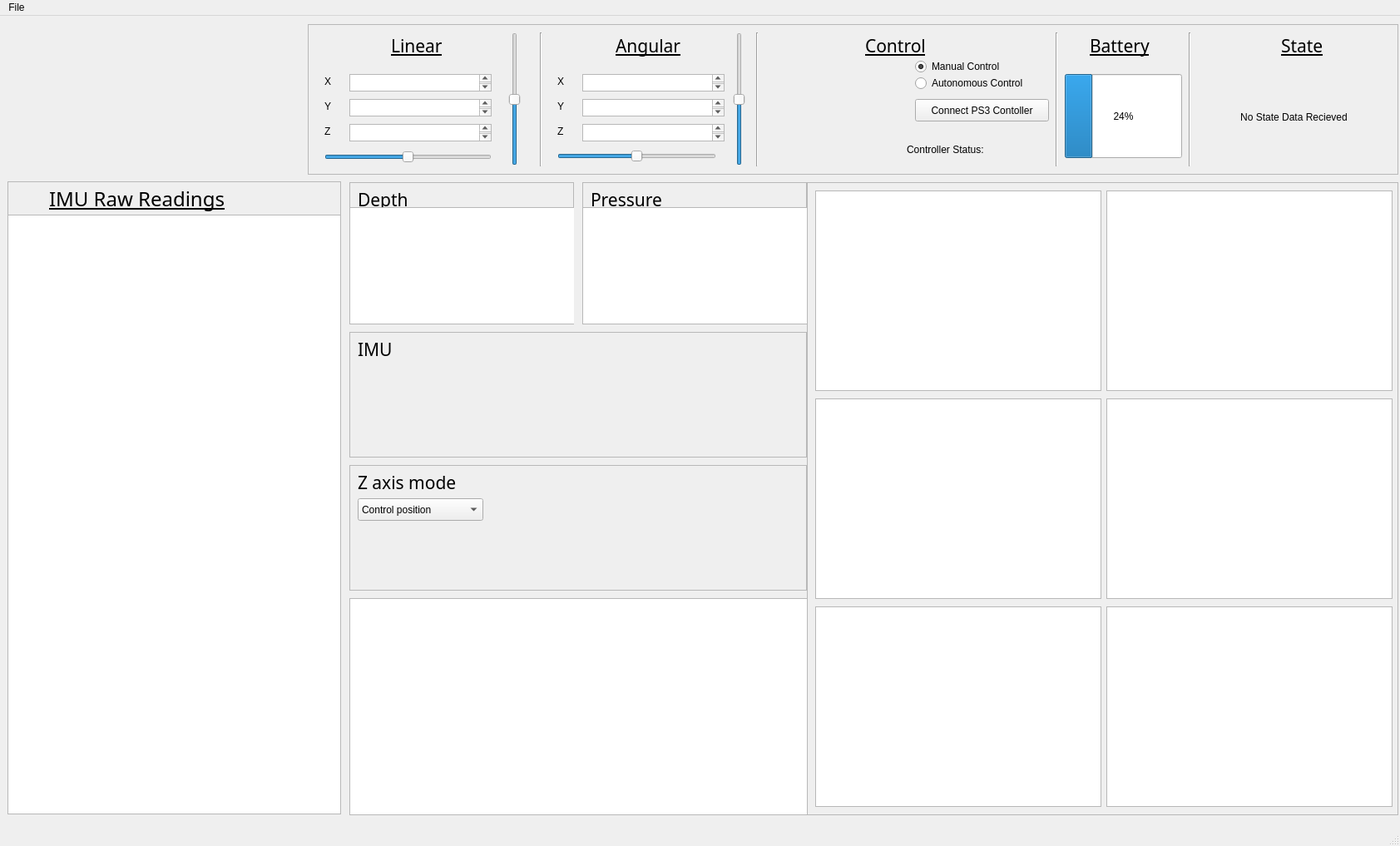
<?xml version="1.0" encoding="UTF-8"?>
<ui version="4.0">
 <class>RoboticsMain</class>
 <widget class="QMainWindow" name="RoboticsMain">
  <property name="geometry">
   <rect>
    <x>0</x>
    <y>0</y>
    <width>1683</width>
    <height>1017</height>
   </rect>
  </property>
  <property name="windowTitle">
   <string>Robotics Diagnostics and Testing</string>
  </property>
  <property name="windowIcon">
   <iconset resource="Robotics_graphical_ressources.qrc">
    <normaloff>:/Images/Only-Logo.png</normaloff>:/Images/Only-Logo.png</iconset>
  </property>
  <widget class="QWidget" name="centralwidget">
   <widget class="QFrame" name="VideoOuter">
    <property name="geometry">
     <rect>
      <x>970</x>
      <y>200</y>
      <width>711</width>
      <height>761</height>
     </rect>
    </property>
    <property name="frameShape">
     <enum>QFrame::StyledPanel</enum>
    </property>
    <property name="frameShadow">
     <enum>QFrame::Raised</enum>
    </property>
    <widget class="QGraphicsView" name="preLeft">
     <property name="geometry">
      <rect>
       <x>10</x>
       <y>10</y>
       <width>344</width>
       <height>241</height>
      </rect>
     </property>
     <property name="maximumSize">
      <size>
       <width>344</width>
       <height>241</height>
      </size>
     </property>
     <property name="interactive">
      <bool>false</bool>
     </property>
    </widget>
    <widget class="QGraphicsView" name="preRight">
     <property name="geometry">
      <rect>
       <x>360</x>
       <y>10</y>
       <width>344</width>
       <height>241</height>
      </rect>
     </property>
     <property name="maximumSize">
      <size>
       <width>344</width>
       <height>241</height>
      </size>
     </property>
     <property name="interactive">
      <bool>false</bool>
     </property>
    </widget>
    <widget class="QGraphicsView" name="postLeft">
     <property name="geometry">
      <rect>
       <x>10</x>
       <y>260</y>
       <width>344</width>
       <height>241</height>
      </rect>
     </property>
     <property name="maximumSize">
      <size>
       <width>344</width>
       <height>241</height>
      </size>
     </property>
     <property name="interactive">
      <bool>false</bool>
     </property>
    </widget>
    <widget class="QGraphicsView" name="postRight">
     <property name="geometry">
      <rect>
       <x>360</x>
       <y>260</y>
       <width>344</width>
       <height>241</height>
      </rect>
     </property>
     <property name="maximumSize">
      <size>
       <width>344</width>
       <height>241</height>
      </size>
     </property>
     <property name="interactive">
      <bool>false</bool>
     </property>
    </widget>
    <widget class="QGraphicsView" name="preBottom">
     <property name="geometry">
      <rect>
       <x>10</x>
       <y>510</y>
       <width>344</width>
       <height>241</height>
      </rect>
     </property>
     <property name="maximumSize">
      <size>
       <width>344</width>
       <height>241</height>
      </size>
     </property>
     <property name="interactive">
      <bool>false</bool>
     </property>
    </widget>
    <widget class="QGraphicsView" name="postBottom">
     <property name="geometry">
      <rect>
       <x>360</x>
       <y>510</y>
       <width>344</width>
       <height>241</height>
      </rect>
     </property>
     <property name="maximumSize">
      <size>
       <width>344</width>
       <height>241</height>
      </size>
     </property>
     <property name="interactive">
      <bool>false</bool>
     </property>
    </widget>
   </widget>
   <widget class="QLabel" name="label">
    <property name="geometry">
     <rect>
      <x>10</x>
      <y>40</y>
      <width>351</width>
      <height>111</height>
     </rect>
    </property>
    <property name="text">
     <string/>
    </property>
    <property name="pixmap">
     <pixmap resource="Robotics_graphical_ressources.qrc">:/Images/Landscape-Logo.png</pixmap>
    </property>
    <property name="scaledContents">
     <bool>true</bool>
    </property>
   </widget>
   <widget class="QFrame" name="StatusBar">
    <property name="geometry">
     <rect>
      <x>370</x>
      <y>10</y>
      <width>1311</width>
      <height>181</height>
     </rect>
    </property>
    <property name="frameShape">
     <enum>QFrame::StyledPanel</enum>
    </property>
    <property name="frameShadow">
     <enum>QFrame::Raised</enum>
    </property>
    <widget class="QLabel" name="label_2">
     <property name="geometry">
      <rect>
       <x>560</x>
       <y>50</y>
       <width>151</width>
       <height>91</height>
      </rect>
     </property>
     <property name="text">
      <string/>
     </property>
     <property name="pixmap">
      <pixmap resource="Robotics_graphical_ressources.qrc">:/Images/cg_playstation_3_controller_2.png</pixmap>
     </property>
     <property name="scaledContents">
      <bool>true</bool>
     </property>
    </widget>
    <widget class="QRadioButton" name="manualControl">
     <property name="geometry">
      <rect>
       <x>730</x>
       <y>40</y>
       <width>141</width>
       <height>22</height>
      </rect>
     </property>
     <property name="text">
      <string>Manual Control</string>
     </property>
     <property name="checked">
      <bool>true</bool>
     </property>
    </widget>
    <widget class="QRadioButton" name="autonomousControl">
     <property name="geometry">
      <rect>
       <x>730</x>
       <y>60</y>
       <width>161</width>
       <height>22</height>
      </rect>
     </property>
     <property name="text">
      <string>Autonomous Control</string>
     </property>
    </widget>
    <widget class="QProgressBar" name="Battery">
     <property name="geometry">
      <rect>
       <x>910</x>
       <y>60</y>
       <width>141</width>
       <height>101</height>
      </rect>
     </property>
     <property name="value">
      <number>24</number>
     </property>
    </widget>
    <widget class="QLabel" name="label_3">
     <property name="geometry">
      <rect>
       <x>670</x>
       <y>10</y>
       <width>91</width>
       <height>31</height>
      </rect>
     </property>
     <property name="font">
      <font>
       <family>Sans Serif</family>
       <pointsize>16</pointsize>
       <weight>50</weight>
       <italic>false</italic>
       <bold>false</bold>
       <underline>true</underline>
      </font>
     </property>
     <property name="text">
      <string>Control</string>
     </property>
    </widget>
    <widget class="QLabel" name="label_4">
     <property name="geometry">
      <rect>
       <x>940</x>
       <y>10</y>
       <width>91</width>
       <height>31</height>
      </rect>
     </property>
     <property name="font">
      <font>
       <family>Sans Serif</family>
       <pointsize>16</pointsize>
       <weight>50</weight>
       <italic>false</italic>
       <bold>false</bold>
       <underline>true</underline>
      </font>
     </property>
     <property name="text">
      <string>Battery</string>
     </property>
    </widget>
    <widget class="Line" name="line">
     <property name="geometry">
      <rect>
       <x>890</x>
       <y>10</y>
       <width>20</width>
       <height>161</height>
      </rect>
     </property>
     <property name="orientation">
      <enum>Qt::Vertical</enum>
     </property>
    </widget>
    <widget class="Line" name="line_2">
     <property name="geometry">
      <rect>
       <x>1050</x>
       <y>10</y>
       <width>20</width>
       <height>161</height>
      </rect>
     </property>
     <property name="orientation">
      <enum>Qt::Vertical</enum>
     </property>
    </widget>
    <widget class="QPushButton" name="attemptPS3">
     <property name="geometry">
      <rect>
       <x>730</x>
       <y>90</y>
       <width>161</width>
       <height>27</height>
      </rect>
     </property>
     <property name="text">
      <string>Connect PS3 Contoller</string>
     </property>
    </widget>
    <widget class="QLabel" name="label_5">
     <property name="geometry">
      <rect>
       <x>720</x>
       <y>140</y>
       <width>121</width>
       <height>21</height>
      </rect>
     </property>
     <property name="text">
      <string>Controller Status:</string>
     </property>
    </widget>
    <widget class="QLabel" name="colourStatus">
     <property name="geometry">
      <rect>
       <x>850</x>
       <y>130</y>
       <width>41</width>
       <height>41</height>
      </rect>
     </property>
     <property name="text">
      <string/>
     </property>
     <property name="pixmap">
      <pixmap resource="Robotics_graphical_ressources.qrc">:/Images/red.jpg</pixmap>
     </property>
    </widget>
    <widget class="QLabel" name="label_6">
     <property name="geometry">
      <rect>
       <x>1170</x>
       <y>10</y>
       <width>91</width>
       <height>31</height>
      </rect>
     </property>
     <property name="font">
      <font>
       <family>Sans Serif</family>
       <pointsize>16</pointsize>
       <weight>50</weight>
       <italic>false</italic>
       <bold>false</bold>
       <underline>true</underline>
      </font>
     </property>
     <property name="text">
      <string>State</string>
     </property>
    </widget>
    <widget class="QLabel" name="stateData">
     <property name="geometry">
      <rect>
       <x>1070</x>
       <y>56</y>
       <width>231</width>
       <height>111</height>
      </rect>
     </property>
     <property name="text">
      <string>No State Data Recieved</string>
     </property>
     <property name="alignment">
      <set>Qt::AlignCenter</set>
     </property>
    </widget>
    <widget class="Line" name="line_3">
     <property name="geometry">
      <rect>
       <x>530</x>
       <y>10</y>
       <width>20</width>
       <height>161</height>
      </rect>
     </property>
     <property name="orientation">
      <enum>Qt::Vertical</enum>
     </property>
    </widget>
    <widget class="Line" name="line_4">
     <property name="geometry">
      <rect>
       <x>270</x>
       <y>10</y>
       <width>20</width>
       <height>161</height>
      </rect>
     </property>
     <property name="orientation">
      <enum>Qt::Vertical</enum>
     </property>
    </widget>
    <widget class="QLabel" name="label_7">
     <property name="geometry">
      <rect>
       <x>370</x>
       <y>10</y>
       <width>91</width>
       <height>31</height>
      </rect>
     </property>
     <property name="font">
      <font>
       <family>Sans Serif</family>
       <pointsize>16</pointsize>
       <weight>50</weight>
       <italic>false</italic>
       <bold>false</bold>
       <underline>true</underline>
      </font>
     </property>
     <property name="text">
      <string>Angular</string>
     </property>
    </widget>
    <widget class="QLabel" name="label_8">
     <property name="geometry">
      <rect>
       <x>100</x>
       <y>10</y>
       <width>91</width>
       <height>31</height>
      </rect>
     </property>
     <property name="font">
      <font>
       <family>Sans Serif</family>
       <pointsize>16</pointsize>
       <weight>50</weight>
       <italic>false</italic>
       <bold>false</bold>
       <underline>true</underline>
      </font>
     </property>
     <property name="text">
      <string>Linear</string>
     </property>
    </widget>
    <widget class="QSlider" name="angularHorizantal">
     <property name="geometry">
      <rect>
       <x>300</x>
       <y>150</y>
       <width>191</width>
       <height>18</height>
      </rect>
     </property>
     <property name="minimum">
      <number>-99</number>
     </property>
     <property name="orientation">
      <enum>Qt::Horizontal</enum>
     </property>
    </widget>
    <widget class="QSlider" name="linearHorizantal">
     <property name="geometry">
      <rect>
       <x>20</x>
       <y>150</y>
       <width>201</width>
       <height>20</height>
      </rect>
     </property>
     <property name="minimum">
      <number>-99</number>
     </property>
     <property name="orientation">
      <enum>Qt::Horizontal</enum>
     </property>
    </widget>
    <widget class="QSlider" name="linearVertical">
     <property name="geometry">
      <rect>
       <x>240</x>
       <y>10</y>
       <width>18</width>
       <height>160</height>
      </rect>
     </property>
     <property name="minimum">
      <number>-99</number>
     </property>
     <property name="orientation">
      <enum>Qt::Vertical</enum>
     </property>
    </widget>
    <widget class="QSlider" name="angularVertical">
     <property name="geometry">
      <rect>
       <x>510</x>
       <y>10</y>
       <width>18</width>
       <height>160</height>
      </rect>
     </property>
     <property name="minimum">
      <number>-99</number>
     </property>
     <property name="orientation">
      <enum>Qt::Vertical</enum>
     </property>
    </widget>
    <widget class="QLabel" name="label_14">
     <property name="geometry">
      <rect>
       <x>20</x>
       <y>60</y>
       <width>16</width>
       <height>17</height>
      </rect>
     </property>
     <property name="text">
      <string>X</string>
     </property>
    </widget>
    <widget class="QLabel" name="label_15">
     <property name="geometry">
      <rect>
       <x>20</x>
       <y>90</y>
       <width>16</width>
       <height>17</height>
      </rect>
     </property>
     <property name="text">
      <string>Y</string>
     </property>
    </widget>
    <widget class="QTextEdit" name="linearX">
     <property name="geometry">
      <rect>
       <x>50</x>
       <y>60</y>
       <width>171</width>
       <height>21</height>
      </rect>
     </property>
     <property name="readOnly">
      <bool>true</bool>
     </property>
    </widget>
    <widget class="QTextEdit" name="linearY">
     <property name="geometry">
      <rect>
       <x>50</x>
       <y>90</y>
       <width>171</width>
       <height>21</height>
      </rect>
     </property>
     <property name="readOnly">
      <bool>true</bool>
     </property>
    </widget>
    <widget class="QLabel" name="label_18">
     <property name="geometry">
      <rect>
       <x>20</x>
       <y>120</y>
       <width>16</width>
       <height>17</height>
      </rect>
     </property>
     <property name="text">
      <string>Z</string>
     </property>
    </widget>
    <widget class="QTextEdit" name="linearZ">
     <property name="geometry">
      <rect>
       <x>50</x>
       <y>120</y>
       <width>171</width>
       <height>21</height>
      </rect>
     </property>
     <property name="readOnly">
      <bool>true</bool>
     </property>
    </widget>
    <widget class="QLabel" name="label_16">
     <property name="geometry">
      <rect>
       <x>300</x>
       <y>90</y>
       <width>16</width>
       <height>17</height>
      </rect>
     </property>
     <property name="text">
      <string>Y</string>
     </property>
    </widget>
    <widget class="QTextEdit" name="angularZ">
     <property name="geometry">
      <rect>
       <x>330</x>
       <y>120</y>
       <width>171</width>
       <height>21</height>
      </rect>
     </property>
     <property name="readOnly">
      <bool>true</bool>
     </property>
    </widget>
    <widget class="QLabel" name="label_17">
     <property name="geometry">
      <rect>
       <x>300</x>
       <y>60</y>
       <width>16</width>
       <height>17</height>
      </rect>
     </property>
     <property name="text">
      <string>X</string>
     </property>
    </widget>
    <widget class="QLabel" name="label_19">
     <property name="geometry">
      <rect>
       <x>300</x>
       <y>120</y>
       <width>16</width>
       <height>17</height>
      </rect>
     </property>
     <property name="text">
      <string>Z</string>
     </property>
    </widget>
    <widget class="QTextEdit" name="angularY">
     <property name="geometry">
      <rect>
       <x>330</x>
       <y>90</y>
       <width>171</width>
       <height>21</height>
      </rect>
     </property>
     <property name="readOnly">
      <bool>true</bool>
     </property>
    </widget>
    <widget class="QTextEdit" name="angularX">
     <property name="geometry">
      <rect>
       <x>330</x>
       <y>60</y>
       <width>171</width>
       <height>21</height>
      </rect>
     </property>
     <property name="readOnly">
      <bool>true</bool>
     </property>
    </widget>
   </widget>
   <widget class="QTextEdit" name="logObject">
    <property name="geometry">
     <rect>
      <x>420</x>
      <y>700</y>
      <width>551</width>
      <height>261</height>
     </rect>
    </property>
    <property name="readOnly">
     <bool>true</bool>
    </property>
   </widget>
   <widget class="QFrame" name="IMUraws">
    <property name="geometry">
     <rect>
      <x>9</x>
      <y>199</y>
      <width>401</width>
      <height>761</height>
     </rect>
    </property>
    <property name="frameShape">
     <enum>QFrame::StyledPanel</enum>
    </property>
    <property name="frameShadow">
     <enum>QFrame::Raised</enum>
    </property>
    <widget class="QLabel" name="label_9">
     <property name="geometry">
      <rect>
       <x>50</x>
       <y>0</y>
       <width>221</width>
       <height>41</height>
      </rect>
     </property>
     <property name="font">
      <font>
       <family>Sans Serif</family>
       <pointsize>18</pointsize>
       <weight>50</weight>
       <italic>false</italic>
       <bold>false</bold>
       <underline>true</underline>
      </font>
     </property>
     <property name="text">
      <string>IMU Raw Readings</string>
     </property>
    </widget>
    <widget class="GraphicsLayoutWidget" name="imugraphics">
     <property name="geometry">
      <rect>
       <x>0</x>
       <y>40</y>
       <width>401</width>
       <height>721</height>
      </rect>
     </property>
    </widget>
   </widget>
   <widget class="QFrame" name="DVLFrame">
    <property name="geometry">
     <rect>
      <x>420</x>
      <y>540</y>
      <width>550</width>
      <height>151</height>
     </rect>
    </property>
    <property name="frameShape">
     <enum>QFrame::StyledPanel</enum>
    </property>
    <property name="frameShadow">
     <enum>QFrame::Raised</enum>
    </property>
    <widget class="QLabel" name="label_13">
     <property name="geometry">
      <rect>
       <x>10</x>
       <y>10</y>
       <width>131</width>
       <height>21</height>
      </rect>
     </property>
     <property name="font">
      <font>
       <family>Sans Serif</family>
       <pointsize>16</pointsize>
       <weight>50</weight>
       <italic>false</italic>
       <bold>false</bold>
       <underline>true</underline>
      </font>
     </property>
     <property name="text">
      <string>Z axis mode</string>
     </property>
    </widget>
    <widget class="QComboBox" name="z_mode">
     <property name="geometry">
      <rect>
       <x>10</x>
       <y>40</y>
       <width>151</width>
       <height>27</height>
      </rect>
     </property>
     <item>
      <property name="text">
       <string>Control position</string>
      </property>
     </item>
     <item>
      <property name="text">
       <string>Control speed</string>
      </property>
     </item>
    </widget>
   </widget>
   <widget class="QFrame" name="IMUdirectional">
    <property name="geometry">
     <rect>
      <x>420</x>
      <y>380</y>
      <width>550</width>
      <height>151</height>
     </rect>
    </property>
    <property name="frameShape">
     <enum>QFrame::StyledPanel</enum>
    </property>
    <property name="frameShadow">
     <enum>QFrame::Raised</enum>
    </property>
    <widget class="QLabel" name="label_12">
     <property name="geometry">
      <rect>
       <x>10</x>
       <y>10</y>
       <width>41</width>
       <height>21</height>
      </rect>
     </property>
     <property name="font">
      <font>
       <family>Sans Serif</family>
       <pointsize>16</pointsize>
       <weight>50</weight>
       <italic>false</italic>
       <bold>false</bold>
       <underline>true</underline>
      </font>
     </property>
     <property name="text">
      <string>IMU</string>
     </property>
    </widget>
   </widget>
   <widget class="QFrame" name="Depth">
    <property name="geometry">
     <rect>
      <x>420</x>
      <y>200</y>
      <width>270</width>
      <height>171</height>
     </rect>
    </property>
    <property name="frameShape">
     <enum>QFrame::StyledPanel</enum>
    </property>
    <property name="frameShadow">
     <enum>QFrame::Raised</enum>
    </property>
    <widget class="QLabel" name="label_10">
     <property name="geometry">
      <rect>
       <x>10</x>
       <y>10</y>
       <width>71</width>
       <height>21</height>
      </rect>
     </property>
     <property name="font">
      <font>
       <family>Sans Serif</family>
       <pointsize>16</pointsize>
       <weight>50</weight>
       <italic>false</italic>
       <bold>false</bold>
       <underline>true</underline>
      </font>
     </property>
     <property name="text">
      <string>Depth</string>
     </property>
    </widget>
    <widget class="GraphicsLayoutWidget" name="depth">
     <property name="geometry">
      <rect>
       <x>0</x>
       <y>30</y>
       <width>271</width>
       <height>141</height>
      </rect>
     </property>
    </widget>
   </widget>
   <widget class="QFrame" name="Pressure">
    <property name="geometry">
     <rect>
      <x>700</x>
      <y>200</y>
      <width>270</width>
      <height>171</height>
     </rect>
    </property>
    <property name="frameShape">
     <enum>QFrame::StyledPanel</enum>
    </property>
    <property name="frameShadow">
     <enum>QFrame::Raised</enum>
    </property>
    <widget class="QLabel" name="label_11">
     <property name="geometry">
      <rect>
       <x>10</x>
       <y>10</y>
       <width>91</width>
       <height>21</height>
      </rect>
     </property>
     <property name="font">
      <font>
       <family>Sans Serif</family>
       <pointsize>16</pointsize>
       <weight>50</weight>
       <italic>false</italic>
       <bold>false</bold>
       <underline>true</underline>
      </font>
     </property>
     <property name="text">
      <string>Pressure</string>
     </property>
    </widget>
    <widget class="GraphicsLayoutWidget" name="pressure">
     <property name="geometry">
      <rect>
       <x>0</x>
       <y>30</y>
       <width>271</width>
       <height>141</height>
      </rect>
     </property>
    </widget>
   </widget>
  </widget>
  <widget class="QMenuBar" name="menubar">
   <property name="geometry">
    <rect>
     <x>0</x>
     <y>0</y>
     <width>1683</width>
     <height>25</height>
    </rect>
   </property>
   <widget class="QMenu" name="menuFile">
    <property name="title">
     <string>File</string>
    </property>
    <addaction name="actionQuit"/>
   </widget>
   <addaction name="menuFile"/>
  </widget>
  <widget class="QStatusBar" name="statusbar"/>
  <action name="actionQuit">
   <property name="text">
    <string>Quit</string>
   </property>
   <property name="shortcut">
    <string>Ctrl+W</string>
   </property>
  </action>
 </widget>
 <customwidgets>
  <customwidget>
   <class>GraphicsLayoutWidget</class>
   <extends>QGraphicsView</extends>
   <header>pyqtgraph</header>
  </customwidget>
 </customwidgets>
 <resources>
  <include location="Robotics_graphical_ressources.qrc"/>
 </resources>
 <connections>
  <connection>
   <sender>actionQuit</sender>
   <signal>triggered()</signal>
   <receiver>RoboticsMain</receiver>
   <slot>close()</slot>
   <hints>
    <hint type="sourcelabel">
     <x>-1</x>
     <y>-1</y>
    </hint>
    <hint type="destinationlabel">
     <x>844</x>
     <y>508</y>
    </hint>
   </hints>
  </connection>
 </connections>
</ui>
